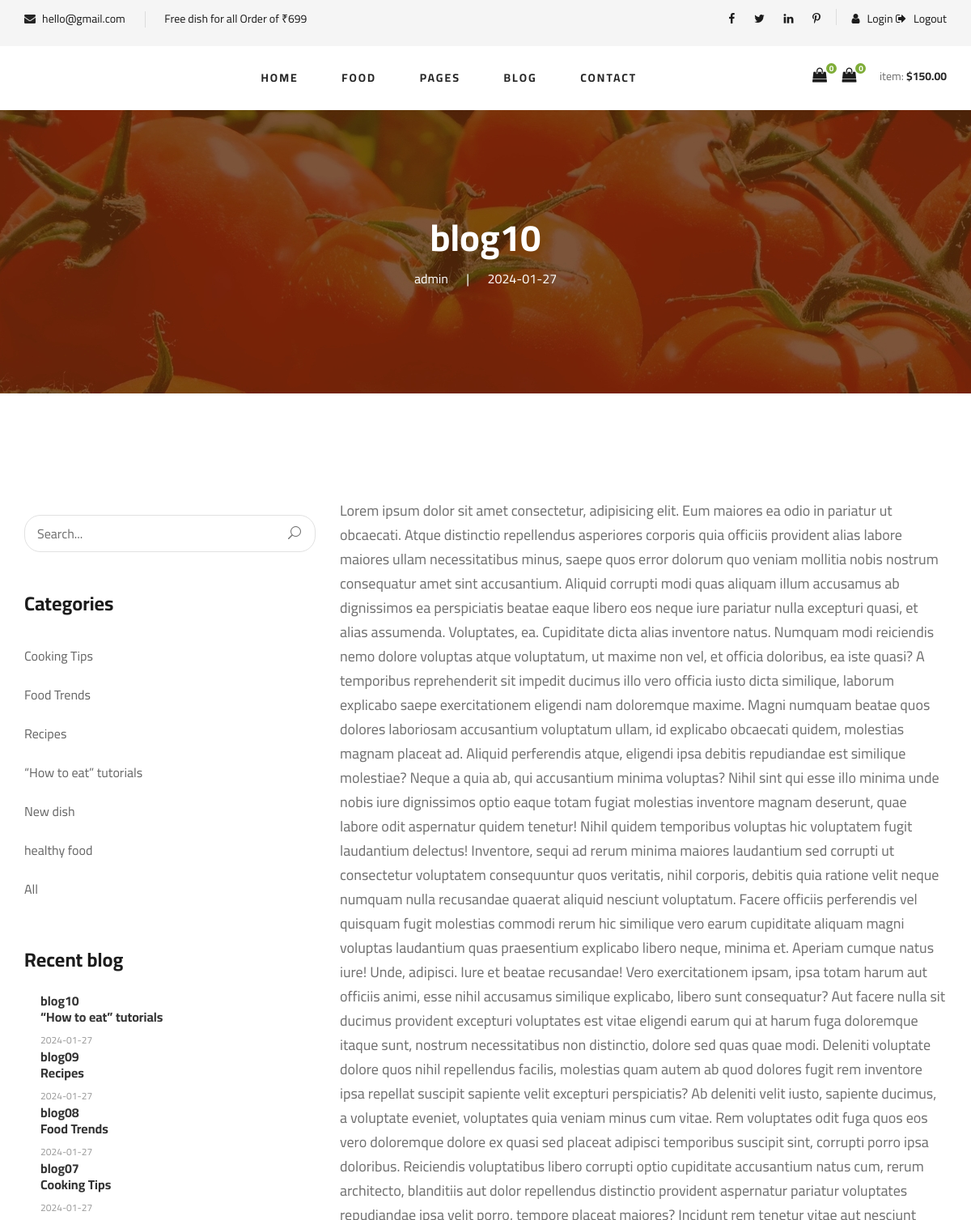
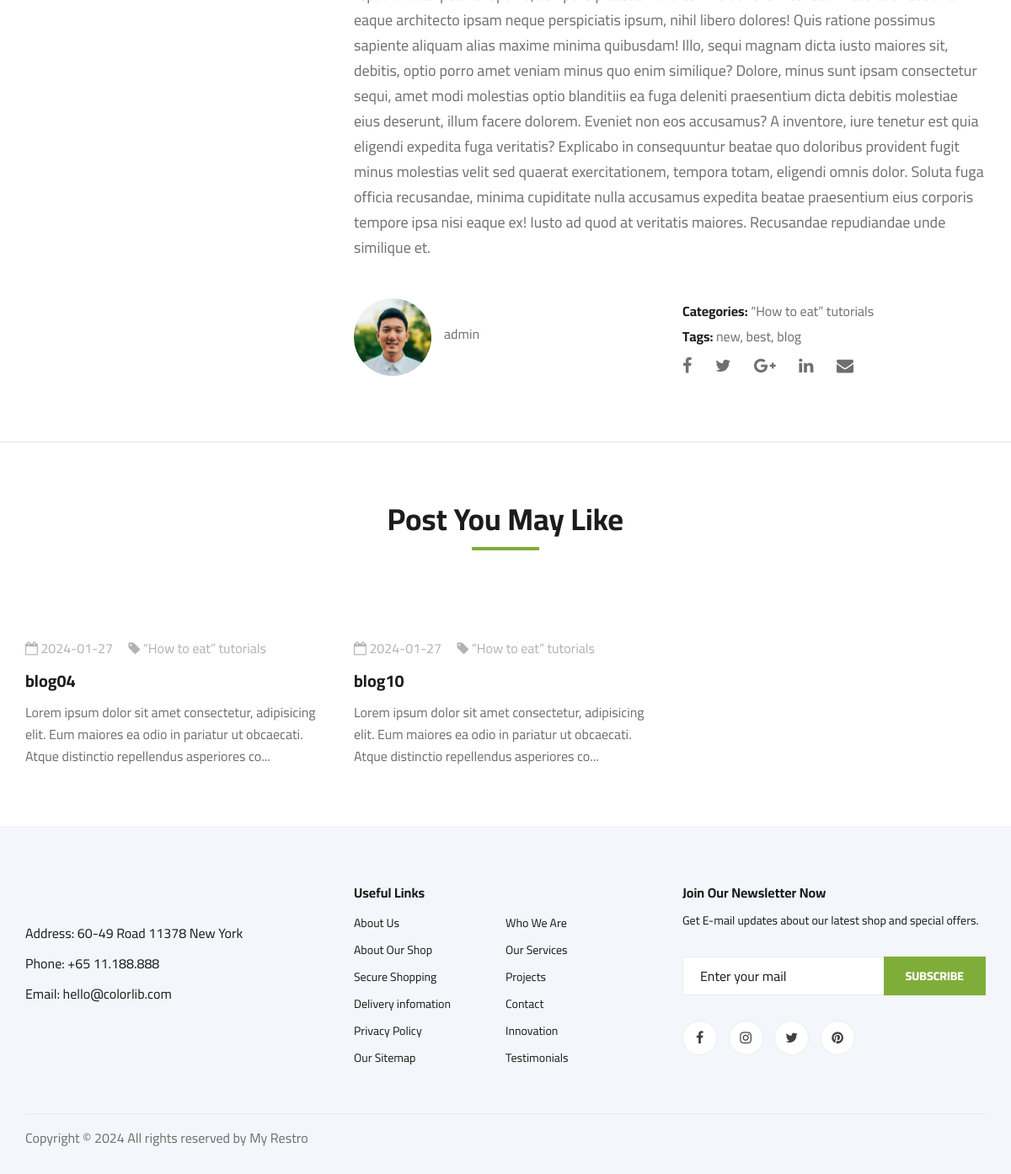
The page /blog-details.php?bid=23 on the database its author committed (2 pictures, top to bottom).
### tables this page shows
CREATE TABLE `blog` (
  `blog_id` int(30) NOT NULL,
  `blog_title` varchar(255) NOT NULL,
  `blog_content` longtext NOT NULL,
  `blog_admin` varchar(255) NOT NULL,
  `blog_category` varchar(255) NOT NULL,
  `blog_tag` varchar(255) NOT NULL,
  `blog_img` varchar(255) NOT NULL,
  `blog_date` varchar(255) NOT NULL
);

CREATE TABLE `blog_category` (
  `bcat_id` int(30) NOT NULL,
  `bcat_name` varchar(255) NOT NULL,
  `bcat_post` varchar(255) NOT NULL
);

### blog-details.php (the view, shortened to what this page needs)
<!DOCTYPE html>
<html lang="zxx">
<head>
    <link rel="stylesheet" href="css/bootstrap.min.css" type="text/css">
    <link rel="stylesheet" href="css/font-awesome.min.css" type="text/css">
    <link rel="stylesheet" href="css/elegant-icons.css" type="text/css">
    <link rel="stylesheet" href="css/nice-select.css" type="text/css">
    <link rel="stylesheet" href="css/jquery-ui.min.css" type="text/css">
    <link rel="stylesheet" href="css/owl.carousel.min.css" type="text/css">
    <link rel="stylesheet" href="css/slicknav.min.css" type="text/css">
    <link rel="stylesheet" href="css/style.css" type="text/css">
</head>
<body>
    <?php include "include/header.php"; ?>
    <section class="blog-details-hero set-bg" data-setbg="img/blog/details/details-hero.jpg">
        <div class="container">
            <div class="row">
                <div class="col-lg-12">
                <?php
                    include "include/config.php";
                    $bid = $_GET['bid'];
                    $sql = "SELECT * FROM blog WHERE blog_id = {$bid}";
                    $result = mysqli_query($conn, $sql);
                    if(mysqli_num_rows($result) >0 )
                    {
                        while($row = mysqli_fetch_assoc($result))
                        {
                    ?>
                    <div class="blog__details__hero__text">
                        <h2><?php echo $row['blog_title']; ?></h2>
                        <ul>
                            <li><?php echo $row['blog_admin']; ?></li>
                            <li><?php echo $row['blog_date']; ?></li>
                        </ul>
                    </div>
                    <?php }}?>
                </div>
            </div>
        </div>
    </section>
    <section class="blog-details spad">
        <div class="container">
            <div class="row">
            <?php include "include/sidebar_widgets.php"; ?>
                <?php
                    include "include/config.php";
                    $bid = $_GET['bid'];
                    $sql1 = "SELECT * FROM blog WHERE blog_id = {$bid}";
                    $result1 = mysqli_query($conn, $sql1);
                    if(mysqli_num_rows($result1) >0 )
                    {
                        while($row1 = mysqli_fetch_assoc($result1))
                        {
                            $blog_category=$row1['blog_category'];
                    ?>
                <div class="col-lg-8 col-md-7 order-md-1 order-1">
                    <div class="blog__details__text">
                        <p><?php echo $row1['blog_content']; ?></p>
                    </div>
                    <div class="blog__details__content">
                        <div class="row">
                            <div class="col-lg-6">
                                <div class="blog__details__author">
                                    <div class="blog__details__author__pic">
                                        <img src="admin/upload/admin/details-author.jpg" alt="">
                                    </div>
                                    <div class="blog__details__author__text">
                                        <span><?php echo $row1['blog_admin']; ?></span>
                                    </div>
                                </div>
                            </div>
                            <div class="col-lg-6">
                                <div class="blog__details__widget">
                                    <?php
                                    $sql2 = "SELECT * FROM blog_category";
                                    $result2 = mysqli_query($conn, $sql2);
                                    if(mysqli_num_rows($result2) > 0)
                                    {
                                        while($row2 = mysqli_fetch_array($result2))
                                        {
                                            if($row2['bcat_id'] == $row1['blog_category'])
                                            {
                                    ?>
                                    <ul>
                                        <li><span>Categories:</span> <?php echo $row2['bcat_name']; ?></li>
                                        <li><span>Tags:</span> <?php echo $row1['blog_tag']; ?></li>
                                    </ul>
                                    <?php }}}?>
                                    <?php }} ?>
                                    <div class="blog__details__social">
                                        <a href="#"><i class="fa fa-facebook"></i></a>
                                        <a href="#"><i class="fa fa-twitter"></i></a>
                                        <a href="#"><i class="fa fa-google-plus"></i></a>
                                        <a href="#"><i class="fa fa-linkedin"></i></a>
                                        <a href="#"><i class="fa fa-envelope"></i></a>
                                    </div>
                                </div>
                            </div>
                        </div>
                    </div>
                </div>
            </div>
        </div>
    </section>
    <section class="related-blog spad">
        <div class="container">
            <div class="row">
                <div class="col-lg-12">
                    <div class="section-title related-blog-title">
                        <h2>Post You May Like</h2>
                    </div>
                </div>
            </div>
            <div class="row">
                <?php
                    $sql3 = "SELECT * FROM blog
                            LEFT JOIN blog_category ON blog.blog_category = blog_category.bcat_id
                            WHERE blog_category.bcat_id = {$blog_category}";
                    $result3 = mysqli_query($conn, $sql3);
                    if(mysqli_num_rows($result3) > 0 )
                    {
                        while($row3 = mysqli_fetch_assoc($result3))
                        {
                ?>
                <div class="col-lg-4 col-md-4 col-sm-6">
                    <div class="blog__item">
                        <div class="blog__item__pic">
                        </div>
                        <div class="blog__item__text">
                            <ul>
                                <li><i class="fa fa-calendar-o"></i> <?php echo $row3['blog_date']; ?></li>
                                <li><i class="fa fa-tag"></i>   <?php echo $row3['bcat_name']; ?></li>
                            </ul>
                            <h5><a href="blog-details.php?bid=<?php echo $row3['blog_id']; ?>"><?php echo $row3['blog_title']; ?></a></h5>
                            <p>
                                <?php $string = substr($row3['blog_content'], 0, 150);
                                                echo $string . "...";
                                ?>
                            </p>
                        </div>
                    </div>
            </div>
            <?php }} ?>
        </div>
    </section>
    <?php include "include/footer.php"; ?>
</body>
</html>

### include/sidebar_widgets.php (shortened to what this page needs)
<div class="col-lg-4 col-md-5">
                    <div class="blog__sidebar">
                        <div class="blog__sidebar__search">
                            <form action="#">
                                <input type="text" placeholder="Search...">
                                <button type="submit"><span class="icon_search"></span></button>
                            </form>
                        </div>
                        <div class="blog__sidebar__item">
                            <h4>Categories</h4>
                            <?php
                            include  'include/config.php';
                            $sql = "SELECT * FROM blog_category";
                            $result = mysqli_query($conn, $sql);
                            if (mysqli_num_rows($result) > 0 )
                            {
                                while($row = mysqli_fetch_assoc($result))
                                {
                            ?>
                            <ul>
                            <li><a href="blog_category.php?bcat_id=<?php echo $row['bcat_id']; ?>"><?php echo $row['bcat_name'];?></php></a></li>
                            <?php }} ?>
                            <li><a href="blog.php">All</php></a></li>
                            </ul>
                        </div>
                        <div class="blog__sidebar__item">
                            <h4>Recent blog</h4>
                            <?php
                                    include 'include/config.php';
                                    $limit = 4;
                                    $sql1 = "SELECT * FROM blog
                                            LEFT JOIN blog_category ON blog.blog_category = blog_category.bcat_id
                                            ORDER BY blog.blog_id DESC LIMIT {$limit}";
                                    $result1 = mysqli_query($conn, $sql1);
                                    if (mysqli_num_rows($result1) > 0) {
                                        while ($row1 = mysqli_fetch_assoc($result1)) {
                                 ?>
                            <div class="blog__sidebar__recent">
                                <a href="blog-details.php?bid=<?php echo $row1['blog_id']; ?>" class="blog__sidebar__recent__item">
                                    <div class="blog__sidebar__recent__item__text">
                                        <h6><?php echo $row1['blog_title']; ?><br/> <?php echo $row1['bcat_name']; ?></h6>
                                        <span><?php echo $row1['blog_date']; ?></span>
                                    </div>
                                </a>
                            </div>
                            <?php }} ?>
                        </div>
                    </div>
                </div>

### rows shown on the page
blog: blog_title "blog10", blog_admin "admin", blog_date "2024-01-27", blog_category.bcat_name "“How to eat” tutorials", blog_content "Lorem ipsum dolor sit amet consectetur, adipisicing elit. Eum maiores ea odio in pariatur ut obcaecati. Atque distinctio repellendus asperiores corporis quia officiis provident alias labore maiores ullam necessitatibus minus, saepe quos error dolorum quo veniam mollitia nobis nostrum consequatur amet sint accusantium. Aliquid corrupti modi quas aliquam illum accusamus ab dignissimos ea perspiciatis beatae eaque libero eos neque iure pariatur nulla excepturi quasi, et alias assumenda. Voluptates, ea. Cupiditate dicta alias inventore natus. Numquam modi reiciendis nemo dolore voluptas atque voluptatum, ut maxime non vel, et officia doloribus, ea iste quasi? A temporibus reprehenderit sit…", blog_tag "new, best, blog", blog_content "Lorem ipsum dolor sit amet consectetur, adipisicing elit. Eum maiores ea odio in pariatur ut obcaecati. Atque distinctio repellendus asperiores co"
blog_category: bcat_name "Cooking Tips"
blog_category: bcat_name "Food Trends"
blog_category: bcat_name "Recipes"
blog_category: bcat_name "“How to eat” tutorials"
blog_category: bcat_name "New dish"
blog_category: bcat_name "healthy food"
blog: blog_title "blog09", blog_category.bcat_name "Recipes", blog_date "2024-01-27"
blog: blog_title "blog08", blog_category.bcat_name "Food Trends", blog_date "2024-01-27"
blog: blog_title "blog07", blog_category.bcat_name "Cooking Tips", blog_date "2024-01-27"
blog: blog_date "2024-01-27", blog_category.bcat_name "“How to eat” tutorials", blog_title "blog04", blog_content "Lorem ipsum dolor sit amet consectetur, adipisicing elit. Eum maiores ea odio in pariatur ut obcaecati. Atque distinctio repellendus asperiores co"
